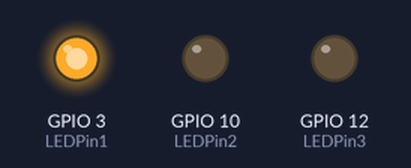
Bench run of a sketch on a simulated ESP32-S3. Parts: output pins drawn as LEDs (lit = HIGH).

Above: at 0.1 s.
At 2.1 s:
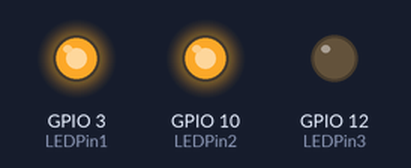
At 9.6 s:
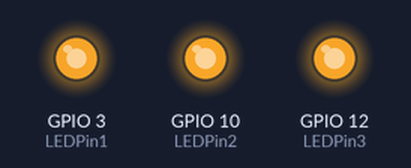
At 38.1 s:
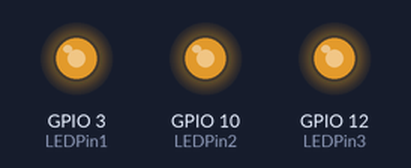
At 39.1 s:
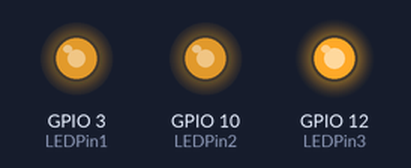
Timing chart, 0 to 40.0 s (numbered marks = the images above):
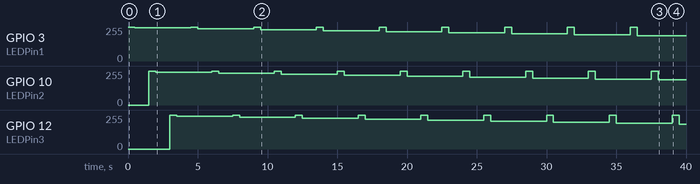

Measured:
- by itself, GPIO 3 (LEDPin1): 0/255 → 255/255 at 0.00 s, → 250/255 0.50 s later, → 255/255 4.0 s later, → 242/255 0.50 s later, … (18 changes in this stretch)
- by itself, GPIO 10 (LEDPin2): 0/255 → 255/255 at 1.5 s, → 247/255 0.50 s later, → 255/255 4.0 s later, → 240/255 0.50 s later, … (18 changes in this stretch)

The sketch:

Week6.ino
```cpp
// hello

uint8_t LEDPin1 = 3;
uint8_t LEDPin2 = 10;
uint8_t LEDPin3 = 12;
int PWMFreq  = 5000;
int PWMChannelr = 0;
int PWMChannelg = 1;
int PWMChannelb = 2;
int PWMResolution = 10;

int MAX_DUTY_CYCLE = 1023;
int dutyCycle = 1023;
int Dim_Mer1 = dutyCycle - 10;
int direction = -10;
void setup() {
  // put your setup code here, to run once:
  pinMode(LEDPin1, OUTPUT);
  pinMode(LEDPin2,OUTPUT);
  pinMode(LEDPin3,OUTPUT);
ledcSetup(PWMChannelr, PWMFreq, PWMResolution);
ledcSetup(PWMChannelg, PWMFreq, PWMResolution);
ledcSetup(PWMChannelb, PWMFreq, PWMResolution);
ledcAttachPin(LEDPin1, PWMChannelr);
ledcAttachPin(LEDPin2, PWMChannelg);
ledcAttachPin(LEDPin3, PWMChannelb);
}

void loop() {
  // put your main code here, to run repeatedly:
  {
dutyCycle =1023;
  ledcWrite(PWMChannelr,dutyCycle);
if(Dim_Mer1 >= 1023){
  direction = -10;
}
delay(500);
 Dim_Mer1 = Dim_Mer1 +direction;
  ledcWrite(PWMChannelr, Dim_Mer1);
  if(Dim_Mer1 <= 0){
    direction = 10;
}
  }
delay(1000);
{
  dutyCycle =1022;
ledcWrite(PWMChannelg,dutyCycle);
if(Dim_Mer1 == 1022){
  direction = -10;
}
delay(500);
 Dim_Mer1 = Dim_Mer1 +direction;
  ledcWrite(PWMChannelg, Dim_Mer1);
  if(Dim_Mer1 <= 0){
    direction = 10;
  }
}
  delay(1000);
  {
    dutyCycle =1021;
  ledcWrite(PWMChannelb,dutyCycle);
  if(Dim_Mer1 >= 1021){
  direction = -10;
}
delay(500);
 Dim_Mer1 = Dim_Mer1 +direction;
  ledcWrite(PWMChannelb, Dim_Mer1);
  if(Dim_Mer1 <= 0){
    direction = 10;
}
delay(1000);
}
}
```
